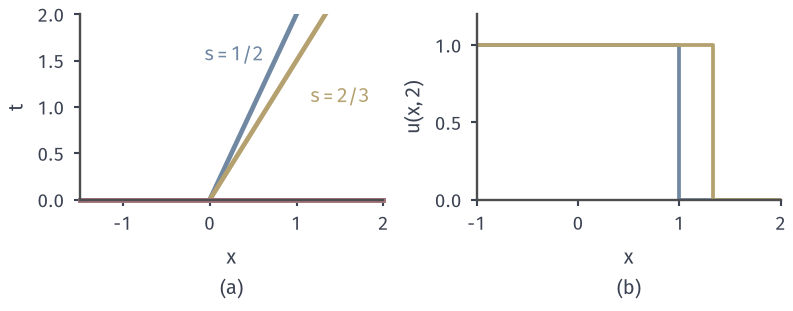

The script that drew this image:
from pathlib import Path
import sys
ROOT = next(p for p in Path(__file__).resolve().parents if (p/'build.sh').is_file() and (p/'tex/book.tex').is_file())
sys.path.insert(0, str(ROOT/'figures/06-differential-equations/02-partial-differential-equations/matplotlib/cons-common'))
from cons_common import *
# Target: multiplying Burgers by u keeps smooth solutions but changes the conserved quantity and the jump speed.
fig, axs = figure(width_mm=112, height_mm=44, ncols=2)
ax=axs[0]; style(ax); ax.plot([0,1],[0,2],color=BLUE,lw=1.9); ax.plot([0,4/3],[0,2],color=YELLOW,lw=1.9)
ax.text(.62,1.5,'$s=1/2$',color=BLUE,ha='right'); ax.text(1.16,1.05,'$s=2/3$',color=YELLOW,ha='left')
ax.plot([-1.5,2],[0,0],color=RED,lw=2,clip_on=False); ax.set_xlim(-1.5,2); ax.set_ylim(0,2); ax.set_ylabel('$t$'); sub(ax,'a','$x$')
ax=axs[1]; style(ax); ax.plot([-1,1,1,2],[1,1,0,0],color=BLUE,lw=1.5); ax.plot([-1,4/3,4/3,2],[1,1,0,0],color=YELLOW,lw=1.5)
ax.set_xlim(-1,2); ax.set_ylim(0,1.2); ax.set_ylabel('$u(x,2)$'); sub(ax,'b','$x$')
save(fig, HERE(__file__), 'figure', {'formula':'jump speeds of u and u^2/2 conservation, step 1|0'})
